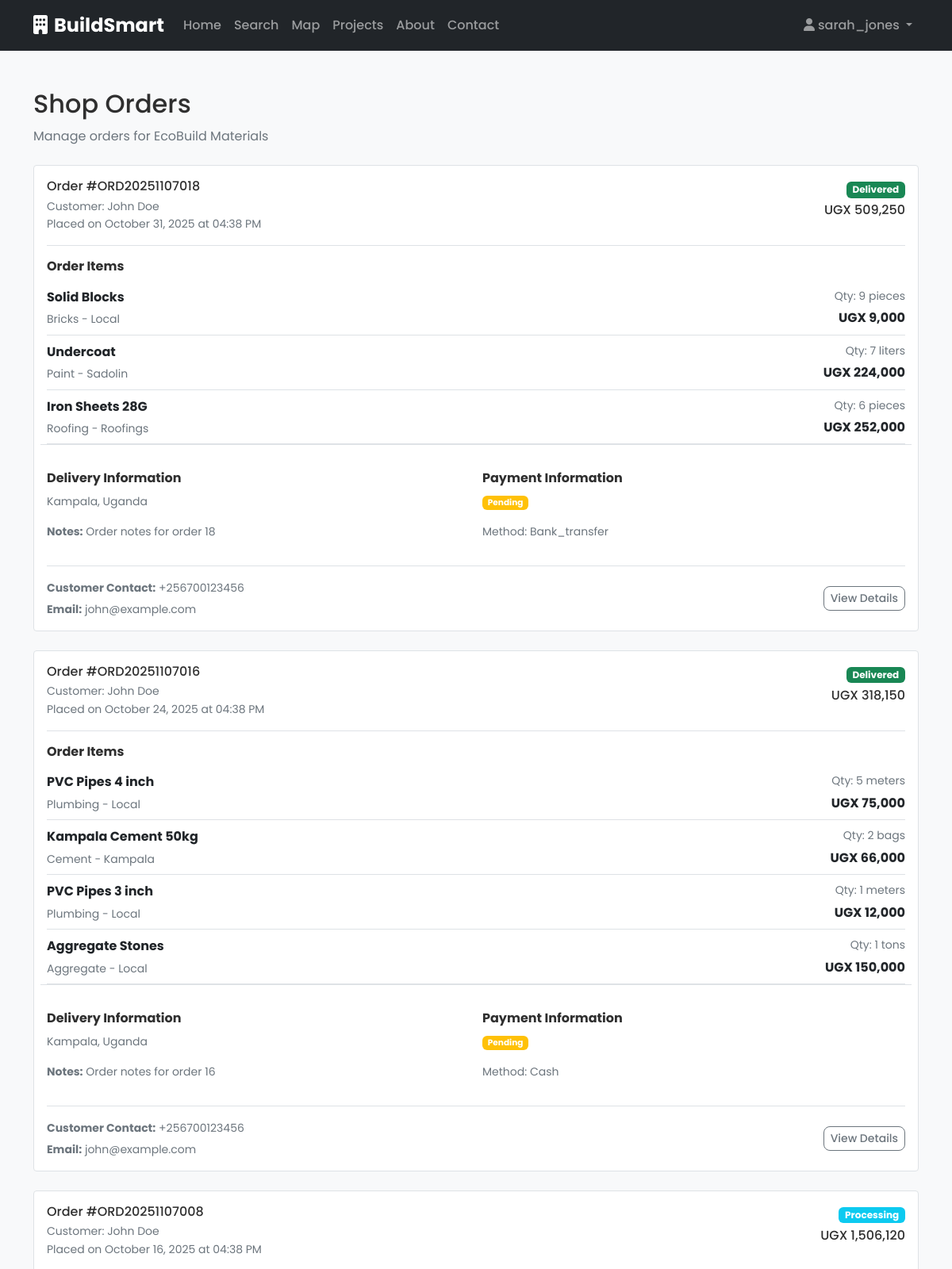
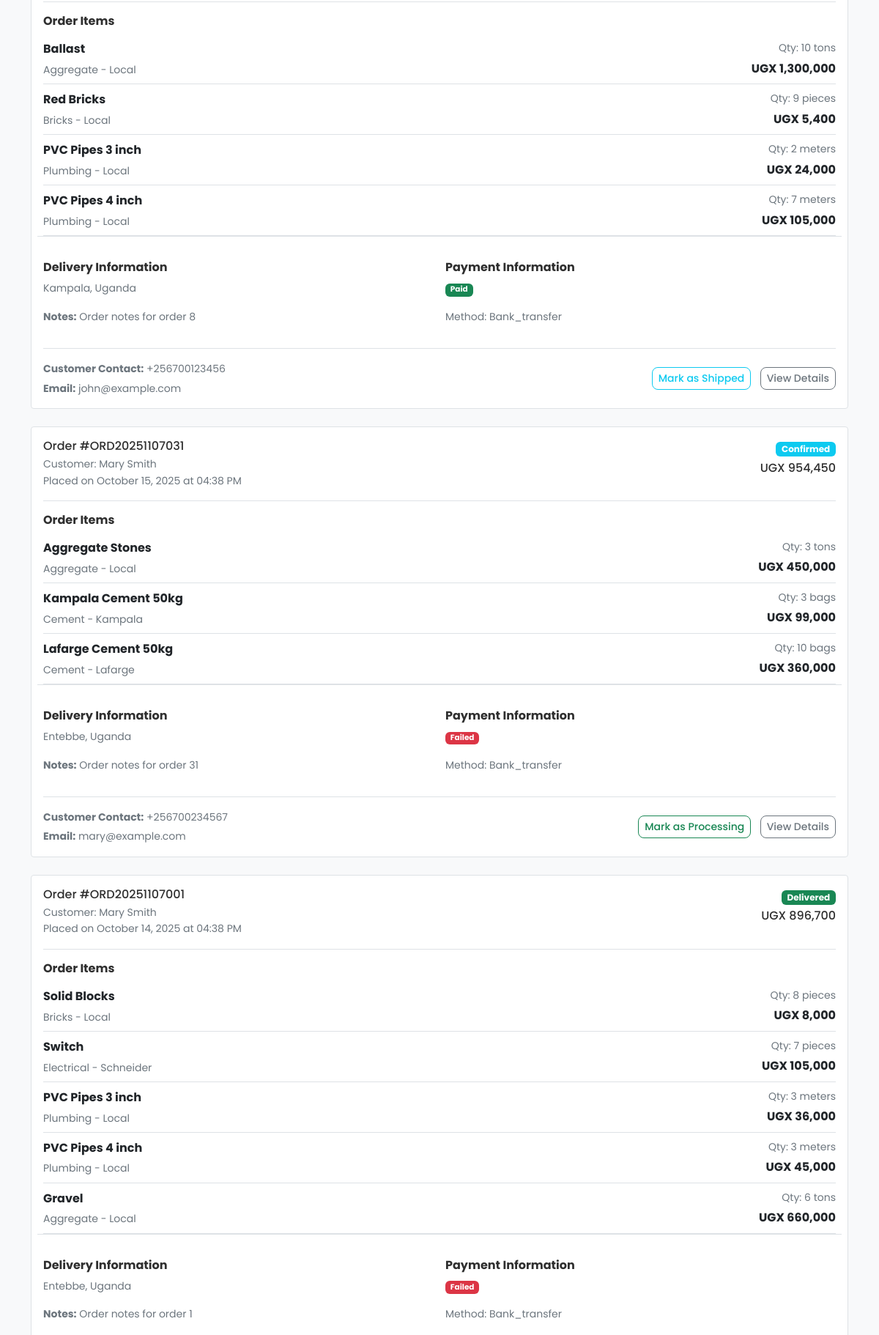
The page /shop/4/orders (signed in, upper part) on the database its author committed (2 pictures, top to bottom).
### app/models/user.py (models this page shows, shortened)
class User(UserMixin, db.Model):
    __tablename__ = 'users'
    id = db.Column(db.Integer, primary_key=True)
    username = db.Column(db.String(80), unique=True, nullable=False)
    email = db.Column(db.String(120), unique=True, nullable=False)
    password_hash = db.Column(db.String(128), nullable=False)
    full_name = db.Column(db.String(100))
    phone = db.Column(db.String(20))
    address = db.Column(db.Text)
    latitude = db.Column(db.Float)
    longitude = db.Column(db.Float)
    user_type = db.Column(db.String(20), default='customer')  # customer, shop_owner, service_provider
    is_active = db.Column(db.Boolean, default=True)
    is_verified = db.Column(db.Boolean, default=False)
    email_verified = db.Column(db.Boolean, default=False, nullable=False)
    email_verified_at = db.Column(db.DateTime, nullable=True)
    two_factor_enabled = db.Column(db.Boolean, default=False, nullable=False)
    two_factor_secret = db.Column(db.String(32), nullable=True)  # TOTP secret key
    failed_login_attempts = db.Column(db.Integer, default=0, nullable=False)
    locked_until = db.Column(db.DateTime, nullable=True)  # Account lockout timestamp
    last_login = db.Column(db.DateTime, nullable=True)
    created_at = db.Column(db.DateTime, default=datetime.utcnow)
    updated_at = db.Column(db.DateTime, default=datetime.utcnow, onupdate=datetime.utcnow)
    shops = db.relationship('Shop', backref='owner', lazy=True)
    services = db.relationship('Service', backref='provider', lazy=True)
    orders = db.relationship('Order', backref='customer', lazy=True)
    recommendations = db.relationship('Recommendation', backref='user', lazy=True)
    def is_admin_user(self):
        return self.user_type == 'admin'

### app/models/shop.py (models this page shows, shortened)
class Shop(db.Model):
    __tablename__ = 'shops'
    id = db.Column(db.Integer, primary_key=True)
    name = db.Column(db.String(100), nullable=False)
    description = db.Column(db.Text)
    address = db.Column(db.Text, nullable=False)
    phone = db.Column(db.String(20))
    email = db.Column(db.String(120))
    latitude = db.Column(db.Float, nullable=False)
    longitude = db.Column(db.Float, nullable=False)
    rating = db.Column(db.Float, default=0.0)
    total_reviews = db.Column(db.Integer, default=0)
    is_verified = db.Column(db.Boolean, default=False)
    is_active = db.Column(db.Boolean, default=True)
    created_at = db.Column(db.DateTime, default=datetime.utcnow)
    updated_at = db.Column(db.DateTime, default=datetime.utcnow, onupdate=datetime.utcnow)
    owner_id = db.Column(db.Integer, db.ForeignKey('users.id'), nullable=False)
    products = db.relationship('Product', backref='shop', lazy=True)
    orders = db.relationship('Order', backref='shop', lazy=True)

### app/models/order.py (models this page shows, shortened)
class Order(db.Model):
    __tablename__ = 'orders'
    id = db.Column(db.Integer, primary_key=True)
    order_number = db.Column(db.String(20), unique=True, nullable=False)
    status = db.Column(db.String(20), default='pending')  # pending, confirmed, processing, shipped, delivered, cancelled
    total_amount = db.Column(db.Numeric(10, 2), nullable=False)
    subtotal_amount = db.Column(db.Numeric(10, 2), nullable=True)  # Amount before tax and discount
    discount_amount = db.Column(db.Numeric(10, 2), default=0.00, nullable=False)
    tax_amount = db.Column(db.Numeric(10, 2), default=0.00, nullable=False)
    coupon_code = db.Column(db.String(50), nullable=True)  # Applied coupon code
    delivery_address = db.Column(db.Text)
    delivery_notes = db.Column(db.Text)
    payment_status = db.Column(db.String(20), default='pending')  # pending, paid, failed, refunded
    payment_method = db.Column(db.String(50))
    created_at = db.Column(db.DateTime, default=datetime.utcnow)
    updated_at = db.Column(db.DateTime, default=datetime.utcnow, onupdate=datetime.utcnow)
    customer_id = db.Column(db.Integer, db.ForeignKey('users.id'), nullable=False)
    shop_id = db.Column(db.Integer, db.ForeignKey('shops.id'), nullable=False)
    items = db.relationship('OrderItem', backref='order', lazy=True, cascade='all, delete-orphan')

class OrderItem(db.Model):
    __tablename__ = 'order_items'
    id = db.Column(db.Integer, primary_key=True)
    quantity = db.Column(db.Integer, nullable=False)
    unit_price = db.Column(db.Numeric(10, 2), nullable=False)
    total_price = db.Column(db.Numeric(10, 2), nullable=False)
    order_id = db.Column(db.Integer, db.ForeignKey('orders.id'), nullable=False)
    product_id = db.Column(db.Integer, db.ForeignKey('products.id'), nullable=False)

### app/models/product.py (models this page shows, shortened)
class Product(db.Model):
    __tablename__ = 'products'
    id = db.Column(db.Integer, primary_key=True)
    name = db.Column(db.String(100), nullable=False)
    description = db.Column(db.Text)
    category = db.Column(db.String(50), nullable=True)  # Legacy field, kept for backward compatibility
    price = db.Column(db.Numeric(10, 2), nullable=False)
    unit = db.Column(db.String(20), nullable=False)  # e.g., 'kg', 'piece', 'bag', 'm2'
    quantity_available = db.Column(db.Integer, default=0)
    min_order_quantity = db.Column(db.Integer, default=1)
    is_available = db.Column(db.Boolean, default=True)
    image_url = db.Column(db.String(255))
    brand = db.Column(db.String(50))  # Product brand/manufacturer
    specifications = db.Column(db.JSON)  # Store additional specs as JSON
    created_at = db.Column(db.DateTime, default=datetime.utcnow)
    updated_at = db.Column(db.DateTime, default=datetime.utcnow, onupdate=datetime.utcnow)
    shop_id = db.Column(db.Integer, db.ForeignKey('shops.id'), nullable=False)
    category_id = db.Column(db.Integer, db.ForeignKey('categories.id'), nullable=True)
    order_items = db.relationship('OrderItem', backref='product', lazy=True)
    reviews = db.relationship('Review', backref='product', lazy=True)
    category_model = db.relationship('Category', backref='products', lazy=True)

### app/blueprints/shop/routes.py (the view)
@shop_bp.route('/<int:shop_id>/orders')
@login_required
def shop_orders(shop_id):
    shop = Shop.query.get_or_404(shop_id)
    if shop.owner_id != current_user.id:
        flash('You do not have permission to access this shop', 'error')
        return redirect(url_for('main.index'))
    page = request.args.get('page', 1, type=int)
    orders = Order.query.filter_by(shop_id=shop_id)\
                       .order_by(Order.created_at.desc())\
                       .paginate(page=page, per_page=10, error_out=False)
    return render_template('shop/orders.html', shop=shop, orders=orders)

### app/templates/shop/orders.html (shortened to what this page needs)
{% extends "base.html" %}
{% block content %}
<div class="container py-5">
    <div class="mb-4">
        <h1 class="h2">Shop Orders</h1>
        <p class="text-muted">Manage orders for {{ shop.name }}</p>
    </div>
    {% if orders.items %}
    <div class="row g-4 mb-4">
        {% for order in orders.items %}
        <div class="col-12">
            <div class="card border">
                <div class="card-body">
                    <div class="d-flex justify-content-between align-items-start mb-3">
                        <div>
                            <h3 class="h6 mb-1">Order #{{ order.order_number }}</h3>
                            <p class="text-muted small mb-0">Customer: {{ order.customer.full_name or order.customer.username }}</p>
                            <p class="text-muted small mb-0">Placed on {{ order.created_at.strftime('%B %d, %Y at %I:%M %p') }}</p>
                        </div>
                        <div class="text-end">
                            <span class="badge bg-{{ 'success' if order.status == 'delivered' else 'warning' if order.status == 'pending' else 'danger' if order.status == 'cancelled' else 'info' }}">
                                {{ order.status|title }}
                            </span>
                            <p class="h6 mb-0 mt-1">UGX {{ "{:,.0f}".format(order.total_amount) }}</p>
                        </div>
                    </div>
                    <div class="border-top pt-3 mb-3">
                        <h6 class="fw-bold mb-2">Order Items</h6>
                        <div class="list-group list-group-flush">
                            {% for item in order.items %}
                            <div class="list-group-item px-0 d-flex justify-content-between align-items-center border-bottom">
                                <div class="flex-grow-1">
                                    <p class="fw-bold mb-1">{{ item.product.name }}</p>
                                    <p class="text-muted small mb-0">{{ item.product.category|title }} - {{ item.product.brand or 'No Brand' }}</p>
                                </div>
                                <div class="text-end">
                                    <p class="text-muted small mb-1">Qty: {{ item.quantity }} {{ item.product.unit }}</p>
                                    <p class="fw-bold mb-0">UGX {{ "{:,.0f}".format(item.total_price) }}</p>
                                </div>
                            </div>
                            {% endfor %}
                        </div>
                    </div>
                    <div class="row g-3 border-top pt-3">
                        <div class="col-md-6">
                            <h6 class="fw-bold mb-2">Delivery Information</h6>
                            {% if order.delivery_address %}
                            <p class="text-muted small">{{ order.delivery_address }}</p>
                            {% else %}
                            <p class="text-muted small fst-italic">No delivery address specified</p>
                            {% endif %}
                            {% if order.delivery_notes %}
                            <p class="text-muted small mt-1"><strong>Notes:</strong> {{ order.delivery_notes }}</p>
                            {% endif %}
                        </div>
                        <div class="col-md-6">
                            <h6 class="fw-bold mb-2">Payment Information</h6>
                            <p class="text-muted small">
                                <span class="badge bg-{{ 'success' if order.payment_status == 'paid' else 'warning' if order.payment_status == 'pending' else 'danger' if order.payment_status == 'failed' else 'secondary' }}">
                                    {{ order.payment_status|title }}
                                </span>
                            </p>
                            {% if order.payment_method %}
                            <p class="text-muted small mt-1">Method: {{ order.payment_method|title }}</p>
                            {% endif %}
                        </div>
                    </div>
                    <div class="d-flex justify-content-between align-items-center border-top pt-3 mt-3">
                        <div class="text-muted small">
                            <p class="mb-1"><strong>Customer Contact:</strong> {{ order.customer.phone or 'No phone provided' }}</p>
                            {% if order.customer.email %}
                            <p class="mb-0"><strong>Email:</strong> {{ order.customer.email }}</p>
                            {% endif %}
                        </div>
                        <div>
                            {% if order.status == 'pending' %}
                            <button class="btn btn-sm btn-outline-primary me-2">Confirm Order</button>
                            <button class="btn btn-sm btn-outline-danger me-2">Cancel Order</button>
                            {% elif order.status == 'confirmed' %}
                            <button class="btn btn-sm btn-outline-success me-2">Mark as Processing</button>
                            {% elif order.status == 'processing' %}
                            <button class="btn btn-sm btn-outline-info me-2">Mark as Shipped</button>
                            {% elif order.status == 'shipped' %}
                            <button class="btn btn-sm btn-outline-success me-2">Mark as Delivered</button>
                            {% endif %}
                            <button class="btn btn-sm btn-outline-secondary">View Details</button>
                        </div>
                    </div>
                </div>
            </div>
        </div>
        {% endfor %}
    </div>
    {% endif %}
</div>
{% endblock %}

### app/templates/components/navbar.html (shortened to what this page needs)
<nav class="navbar navbar-expand-lg navbar-dark bg-dark">
    <div class="container">
        <a class="navbar-brand fw-bold" href="{{ url_for('main.index') }}">
            <i class="fas fa-building me-2"></i>BuildSmart
        </a>
        <div class="collapse navbar-collapse" id="navbarNav">
            <ul class="navbar-nav me-auto">
                <li class="nav-item">
                    <a class="nav-link" href="{{ url_for('main.index') }}">Home</a>
                </li>
                <li class="nav-item">
                    <a class="nav-link" href="{{ url_for('main.search') }}">Search</a>
                </li>
                <li class="nav-item">
                    <a class="nav-link" href="{{ url_for('main.map_view') }}">Map</a>
                </li>
                <li class="nav-item">
                    <a class="nav-link" href="{{ url_for('main.projects') }}">Projects</a>
                </li>
                <li class="nav-item">
                    <a class="nav-link" href="{{ url_for('main.about') }}">About</a>
                </li>
                <li class="nav-item">
                    <a class="nav-link" href="{{ url_for('main.contact') }}">Contact</a>
                </li>
            </ul>
            <ul class="navbar-nav">
                {% if current_user.is_authenticated %}
                    <li class="nav-item dropdown">
                        <a class="nav-link dropdown-toggle" href="#" id="navbarDropdown" role="button" data-bs-toggle="dropdown">
                            <i class="fas fa-user me-1"></i>{{ current_user.username }}
                        </a>
                    </li>
                {% endif %}
            </ul>
        </div>
    </div>
</nav>

### app/static/css/custom.css (style rules this page uses)
:root { --primary-yellow: #FFB703; --accent-orange: #FB8500; --charcoal-gray: #2F2F2F; --bg-light: #F8F9FA; --primary-color: var(--primary-yellow); --secondary-color: #6c757d; --success-color: #198754; --warning-color: #ffc107; --danger-color: #dc3545; --light-color: var(--bg-light); --dark-color: var(--charcoal-gray); }
body { font-family: 'Poppins', -apple-system, BlinkMacSystemFont, 'Segoe UI', Roboto, Inter, 'Helvetica Neue', Arial, sans-serif; line-height: 1.6; color: var(--dark-color); background-color: var(--light-color); }
.card { transition: transform 0.2s ease-in-out, box-shadow 0.2s ease-in-out; }
.btn { border-radius: 8px; font-weight: 500; transition: all 0.2s ease-in-out; }
.navbar-brand { font-size: 1.5rem; font-weight: bold; }
.navbar-nav .nav-link { font-weight: 500; transition: color 0.2s ease-in-out; }
.badge { border-radius: 6px; }

### rows shown on the page
User: username "sarah_jones"
Shop: name "EcoBuild Materials"
Order: order_number "ORD20251107018", customer "John Doe", created_at "October 31, 2025 at 04:38 PM", status "Delivered", total_amount "509,250", delivery_address "Kampala, Uganda", delivery_notes "Order notes for order 18", payment_status "Pending", payment_method "Bank_transfer", customer "+256700123456", customer.email "john@example.com"
OrderItem: product.name "Solid Blocks", product.category "Bricks", product "Local", quantity "9", product.unit "pieces", total_price "9,000"
OrderItem: product.name "Undercoat", product.category "Paint", product "Sadolin", quantity "7", product.unit "liters", total_price "224,000"
OrderItem: product.name "Iron Sheets 28G", product.category "Roofing", product "Roofings", quantity "6", product.unit "pieces", total_price "252,000"
Order: order_number "ORD20251107016", customer "John Doe", created_at "October 24, 2025 at 04:38 PM", status "Delivered", total_amount "318,150", delivery_address "Kampala, Uganda", delivery_notes "Order notes for order 16", payment_status "Pending", payment_method "Cash", customer "+256700123456", customer.email "john@example.com"
OrderItem: product.name "PVC Pipes 4 inch", product.category "Plumbing", product "Local", quantity "5", product.unit "meters", total_price "75,000"
OrderItem: product.name "Kampala Cement 50kg", product.category "Cement", product "Kampala", quantity "2", product.unit "bags", total_price "66,000"
OrderItem: product.name "PVC Pipes 3 inch", product.category "Plumbing", product "Local", quantity "1", product.unit "meters", total_price "12,000"
OrderItem: product.name "Aggregate Stones", product.category "Aggregate", product "Local", quantity "1", product.unit "tons", total_price "150,000"
Order: order_number "ORD20251107008", customer "John Doe", created_at "October 16, 2025 at 04:38 PM", status "Processing", total_amount "1,506,120", delivery_address "Kampala, Uganda", delivery_notes "Order notes for order 8", payment_status "Paid", payment_method "Bank_transfer", customer "+256700123456", customer.email "john@example.com", shows "Mark as Shipped"
OrderItem: product.name "Ballast", product.category "Aggregate", product "Local", quantity "10", product.unit "tons", total_price "1,300,000"
OrderItem: product.name "Red Bricks", product.category "Bricks", product "Local", quantity "9", product.unit "pieces", total_price "5,400"
OrderItem: product.name "PVC Pipes 3 inch", product.category "Plumbing", product "Local", quantity "2", product.unit "meters", total_price "24,000"
OrderItem: product.name "PVC Pipes 4 inch", product.category "Plumbing", product "Local", quantity "7", product.unit "meters", total_price "105,000"
Order: order_number "ORD20251107031", customer "Mary Smith", created_at "October 15, 2025 at 04:38 PM", status "Confirmed", total_amount "954,450", delivery_address "Entebbe, Uganda", delivery_notes "Order notes for order 31", payment_status "Failed", payment_method "Bank_transfer", customer "+256700234567", customer.email "mary@example.com", shows "Mark as Processing"
OrderItem: product.name "Aggregate Stones", product.category "Aggregate", product "Local", quantity "3", product.unit "tons", total_price "450,000"
OrderItem: product.name "Kampala Cement 50kg", product.category "Cement", product "Kampala", quantity "3", product.unit "bags", total_price "99,000"
OrderItem: product.name "Lafarge Cement 50kg", product.category "Cement", product "Lafarge", quantity "10", product.unit "bags", total_price "360,000"
Order: order_number "ORD20251107001", customer "Mary Smith", created_at "October 14, 2025 at 04:38 PM", status "Delivered", total_amount "896,700", delivery_address "Entebbe, Uganda", delivery_notes "Order notes for order 1", payment_status "Failed", payment_method "Bank_transfer"
OrderItem: product.name "Solid Blocks", product.category "Bricks", product "Local", quantity "8", product.unit "pieces", total_price "8,000"
OrderItem: product.name "Switch", product.category "Electrical", product "Schneider", quantity "7", product.unit "pieces", total_price "105,000"
OrderItem: product.name "PVC Pipes 3 inch", product.category "Plumbing", product "Local", quantity "3", product.unit "meters", total_price "36,000"
OrderItem: product.name "PVC Pipes 4 inch", product.category "Plumbing", product "Local", quantity "3", product.unit "meters", total_price "45,000"
OrderItem: product.name "Gravel", product.category "Aggregate", product "Local", quantity "6", product.unit "tons", total_price "660,000"
